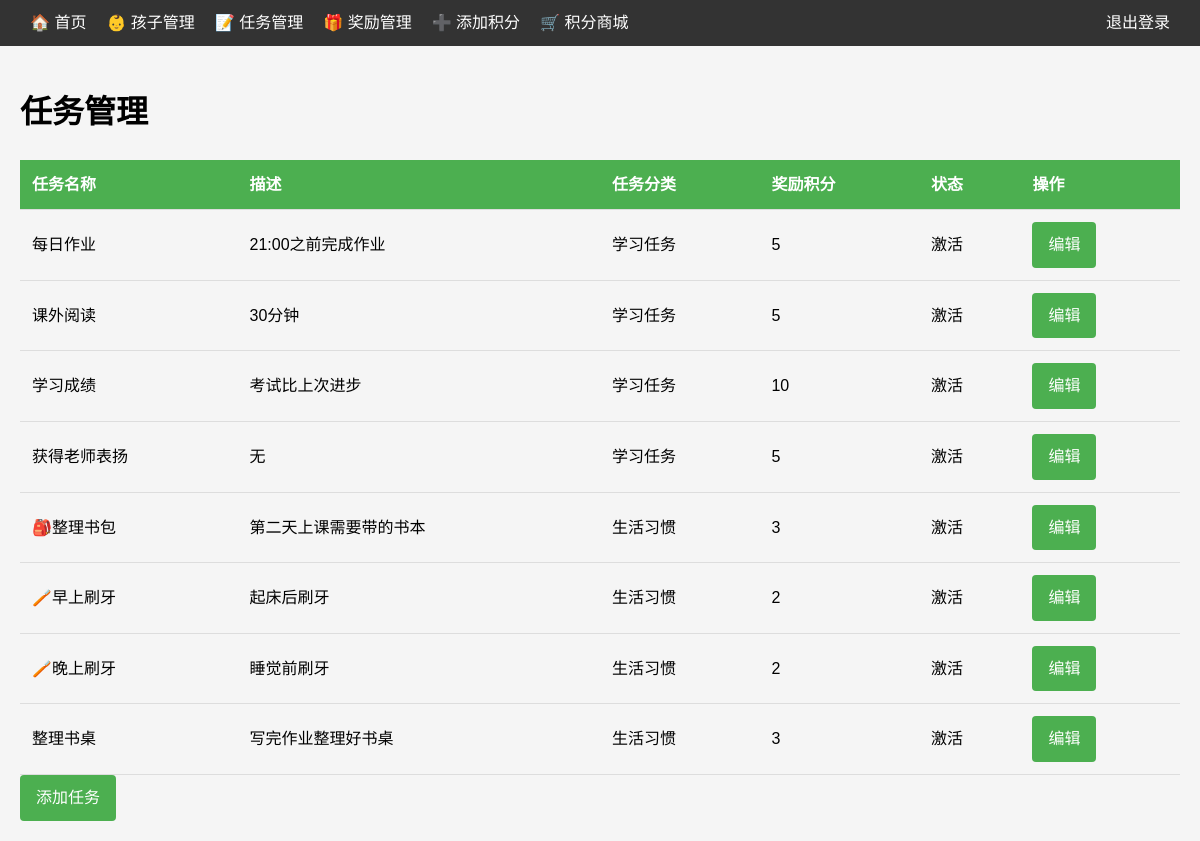
/tasks (signed in), run on an earlier commit of the app's database.
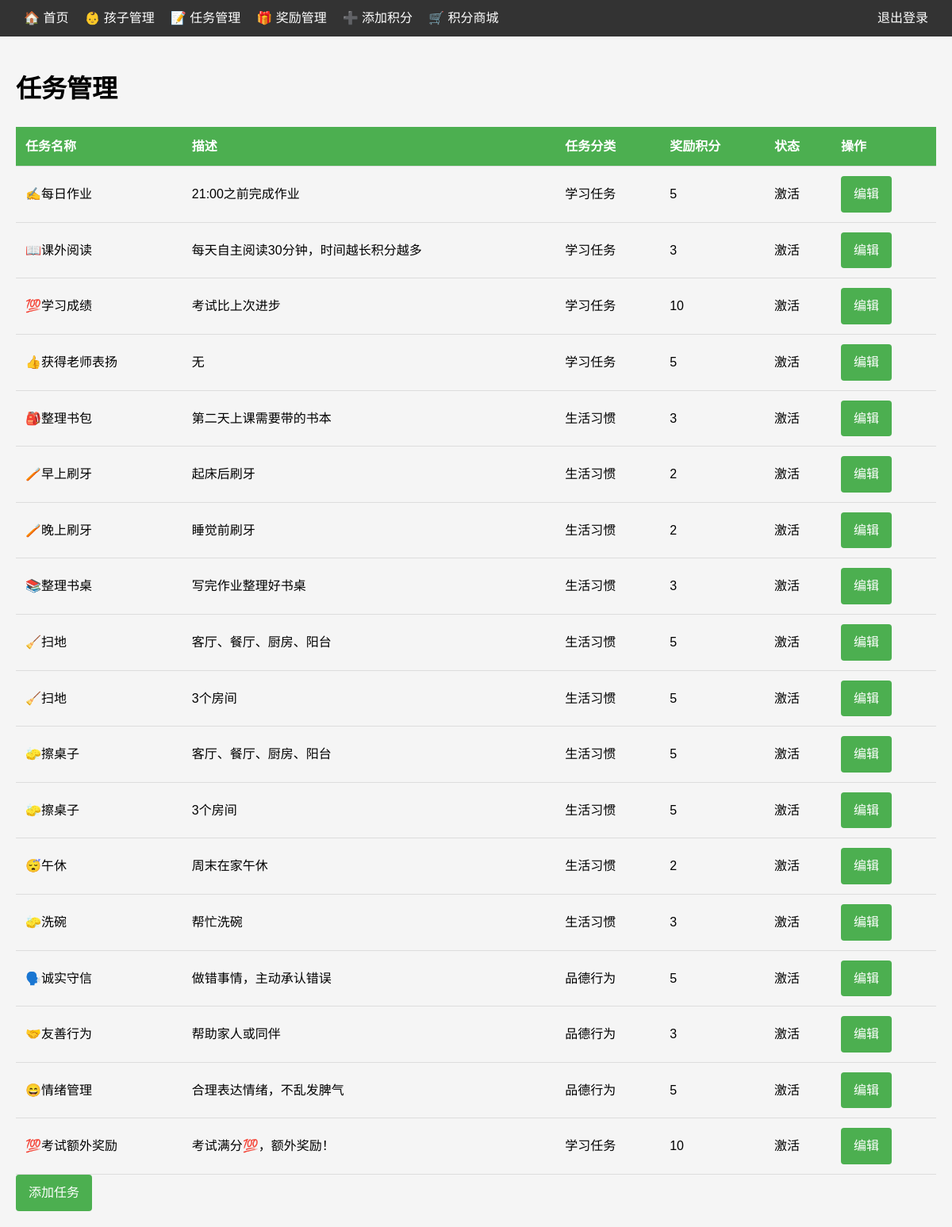
And on a later commit of the database.
### app/models.py (models this page shows)
class Task(db.Model):
    id = db.Column(db.Integer, primary_key=True)
    name = db.Column(db.String(128), nullable=False)
    description = db.Column(db.Text)
    points = db.Column(db.Integer, nullable=False)  # 完成任务获得的积分
    category = db.Column(db.String(64), nullable=False, default='学习任务')  # 任务分类：学习任务、生活习惯、品德行为
    is_active = db.Column(db.Boolean, default=True)
    records = db.relationship('TaskRecord', backref='task', lazy='dynamic')

### app/main/views.py (the view)
@main.route('/tasks')
@login_required
def list_tasks():
    tasks = Task.query.all()
    return render_template('tasks.html', tasks=tasks)

### app/models.py (called while the page is built)
@login_manager.user_loader
def load_user(user_id):
    return User.query.get(int(user_id))

### app/templates/tasks.html (shortened to what this page needs)
{% extends "base.html" %}
{% block content %}
<h1>任务管理</h1>
{% if tasks %}
<table>
    <tr>
        <th>任务名称</th>
        <th>描述</th>
        <th>任务分类</th>
        <th>奖励积分</th>
        <th>状态</th>
        <th>操作</th>
    </tr>
    {% for task in tasks %}
    <tr>
        <td>{{ task.name }}</td>
        <td>{{ task.description or '无' }}</td>
        <td>{{ task.category }}</td>
        <td>{{ task.points }}</td>
        <td>{{ '激活' if task.is_active else '停用' }}</td>
        <td>
            <a href="{{ url_for('main.edit_task', task_id=task.id) }}" class="button">编辑</a>
        </td>
    </tr>
    {% endfor %}
</table>
{% else %}
<p>您还没有添加任务</p>
{% endif %}
<a href="{{ url_for('main.add_task') }}" class="button">添加任务</a>
{% endblock %}

### app/templates/base.html (shortened to what this page needs)
<!DOCTYPE html>
<html lang="zh-CN">
<head>
</head>
<body>
    <header>
        <nav>
            <div class="nav-menu" id="navMenu">
                <a href="{{ url_for('main.dashboard') }}">🏠 首页</a>
                <a href="{{ url_for('main.list_children') }}">👶 孩子管理</a>
                <a href="{{ url_for('main.list_tasks') }}">📝 任务管理</a>
                <a href="{{ url_for('main.list_rewards') }}">🎁 奖励管理</a>
                <a href="{{ url_for('main.add_points') }}">➕ 添加积分</a>
                <a href="{{ url_for('main.mall') }}">🛒 积分商城</a>
            </div>
            <div class="nav-right">
                <a href="{{ url_for('main.logout') }}">退出登录</a>
            </div>
        </nav>
    </header>
    <div class="container">
        {% block content %}{% endblock %}
    </div>
</body>
</html>

### app/templates/base.html (style rules this page uses)
body { font-family: Arial, sans-serif; margin: 0; padding: 0; background-color: #f5f5f5; line-height: 1.6; }
header { background-color: #333; color: white; padding: 10px 20px; position: relative; }
nav { display: flex; justify-content: space-between; align-items: center; }
nav a { color: white; text-decoration: none; margin: 0 10px; }
.nav-menu { display: flex; align-items: center; }
.nav-right { display: flex; align-items: center; }
.container { max-width: 1200px; margin: 0 auto; padding: 20px; box-sizing: border-box; }
table { width: 100%; border-collapse: collapse; min-width: 600px; }
th, td { padding: 12px; text-align: left; border-bottom: 1px solid #ddd; white-space: nowrap; }
th { background-color: #4CAF50; color: white; }
.button { display: inline-block; padding: 10px 16px; background-color: #4CAF50; color: white; text-decoration: none; border-radius: 4px; border: none; cursor: pointer; font-size: 16px; transition: background-color 0.3s; }

What changed in the data, as far as the page shows it:
changed Task "21:00之前完成作业": name "每日作业" → "✍️每日作业"
changed Task: name "课外阅读" → "📖课外阅读"; description "30分钟" → "每天自主阅读30分钟，时间越长积分越多"; points "5" → "3"
changed Task "考试比上次进步": name "学习成绩" → "💯学习成绩"
changed Task: name "获得老师表扬" → "👍获得老师表扬"
changed Task "写完作业整理好书桌": name "整理书桌" → "📚整理书桌"
added Task: name "🧹扫地", description "客厅、餐厅、厨房、阳台", category "生活习惯", points "5", is_active "激活"
added Task: name "🧹扫地", description "3个房间", category "生活习惯", points "5", is_active "激活"
added Task: name "🧽擦桌子", description "客厅、餐厅、厨房、阳台", category "生活习惯", points "5", is_active "激活"
added Task: name "🧽擦桌子", description "3个房间", category "生活习惯", points "5", is_active "激活"
added Task: name "😴午休", description "周末在家午休", category "生活习惯", points "2", is_active "激活"
added Task: name "🧽洗碗", description "帮忙洗碗", category "生活习惯", points "3", is_active "激活"
added Task: name "🗣️诚实守信", description "做错事情，主动承认错误", category "品德行为", points "5", is_active "激活"
added Task: name "🤝友善行为", description "帮助家人或同伴", category "品德行为", points "3", is_active "激活"
added Task: name "😄情绪管理", description "合理表达情绪，不乱发脾气", category "品德行为", points "5", is_active "激活"
added Task: name "💯考试额外奖励", description "考试满分💯，额外奖励！", category "学习任务", points "10", is_active "激活"
